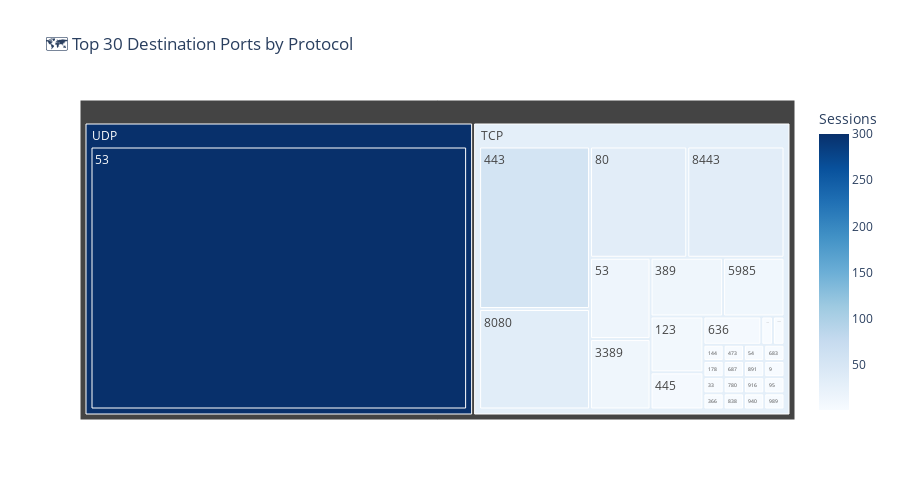

Write notebook code for a chart like this one.
### Markdown cell above
## 🗺️ Step 6: Protocol & Port Heatmap

Destination ports by protocol — highlights **unusual port usage** that may indicate:
- 🔓 Non-standard services on unexpected ports
- 🕵️ Covert channels or tunnelling
- 🔍 Reconnaissance (many ports from one source)

### Code cell
# ── Top 30 destination ports by protocol ──────────────────────────────────
df_ports = (
    df_paloalto
    .filter(F.col("DeviceEventClassID") == "TRAFFIC")
    .groupBy(F.col("DestinationPort").cast("string").alias("DestPort"), "Protocol")
    .agg(F.count("*").alias("Sessions"))
    .orderBy(F.desc("Sessions"))
    .limit(30)
    .toPandas()
)

fig = px.treemap(
    df_ports,
    path=["Protocol", "DestPort"],
    values="Sessions",
    title="🗺️ Top 30 Destination Ports by Protocol",
    color="Sessions",
    color_continuous_scale="Blues",
)
fig.update_layout(width=900, height=500)
fig.show()

### Figure 1 — Plotly figure (JSON) as saved in the notebook; plotly's stock layout.template omitted (floating-point values rounded to 4 significant figures)
{"data": [{"branchvalues": "total", "customdata": [[1], [1], [9], [1], [1], [1], [13], [1], [13], [55], [6], [1], [15], [300], [1], [11], [5], [1], [1], [1], [33], [34], [1], [33], [1], [1], [1], [1], [1], [1], [29.4], [300]], "domain": {"x": [0, 1], "y": [0, 1]}, "hovertemplate": "labels=%{label}<br>Sessions_sum=%{value}<br>parent=%{parent}<br>id=%{id}<br>Sessions=%{color}<extra></extra>", "ids": ["TCP/100", "TCP/1006", "TCP/123", "TCP/144", "TCP/178", "TCP/33", "TCP/3389", "TCP/366", "TCP/389", "TCP/443", "TCP/445", "TCP/473", "TCP/53", "UDP/53", "TCP/54", "TCP/5985", "TCP/636", "TCP/683", "TCP/687", "TCP/780", "TCP/80", "TCP/8080", "TCP/838", "TCP/8443", "TCP/891", "TCP/9", "TCP/916", "TCP/940", "TCP/95", "TCP/989", "TCP", "UDP"], "labels": ["100", "1006", "123", "144", "178", "33", "3389", "366", "389", "443", "445", "473", "53", "53", "54", "5985", "636", "683", "687", "780", "80", "8080", "838", "8443", "891", "9", "916", "940", "95", "989", "TCP", "UDP"], "marker": {"coloraxis": "coloraxis", "colors": [1, 1, 9, 1, 1, 1, 13, 1, 13, 55, 6, 1, 15, 300, 1, 11, 5, 1, 1, 1, 33, 34, 1, 33, 1, 1, 1, 1, 1, 1, 29.4, 300]}, "name": "", "parents": ["TCP", "TCP", "TCP", "TCP", "TCP", "TCP", "TCP", "TCP", "TCP", "TCP", "TCP", "TCP", "TCP", "UDP", "TCP", "TCP", "TCP", "TCP", "TCP", "TCP", "TCP", "TCP", "TCP", "TCP", "TCP", "TCP", "TCP", "TCP", "TCP", "TCP", "", ""], "type": "treemap", "values": [1, 1, 9, 1, 1, 1, 13, 1, 13, 55, 6, 1, 15, 300, 1, 11, 5, 1, 1, 1, 33, 34, 1, 33, 1, 1, 1, 1, 1, 1, 245, 300]}], "layout": {"coloraxis": {"colorbar": {"title": {"text": "Sessions"}}, "colorscale": [[0, "rgb(247,251,255)"], [0.125, "rgb(222,235,247)"], [0.25, "rgb(198,219,239)"], [0.375, "rgb(158,202,225)"], [0.5, "rgb(107,174,214)"], [0.625, "rgb(66,146,198)"], [0.75, "rgb(33,113,181)"], [0.875, "rgb(8,81,156)"], [1, "rgb(8,48,107)"]]}, "height": 500, "legend": {"tracegroupgap": 0}, "title": {"text": "🗺️ Top 30 Destination Ports by Protocol"}, "width": 900}}
